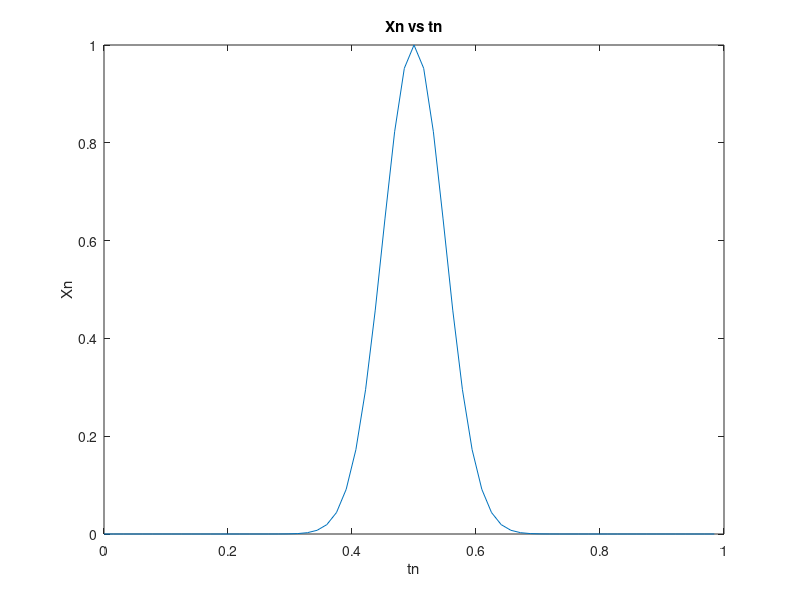
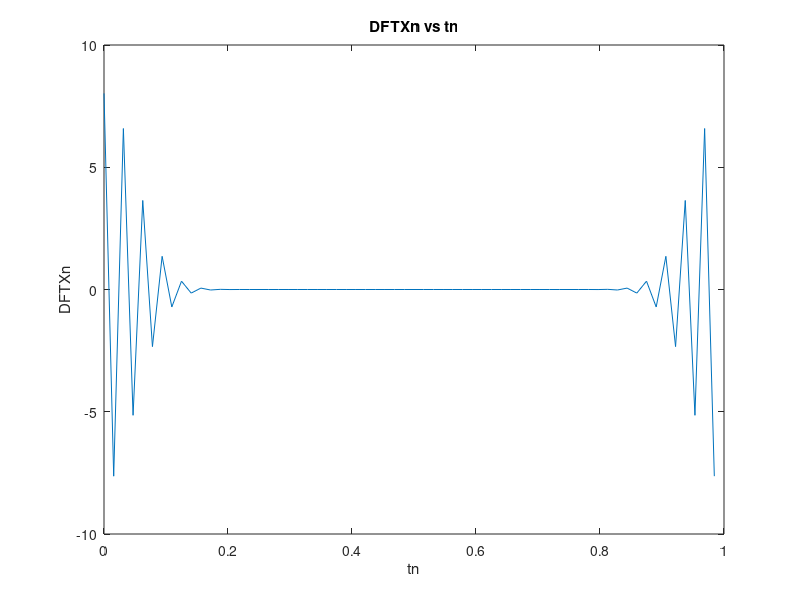
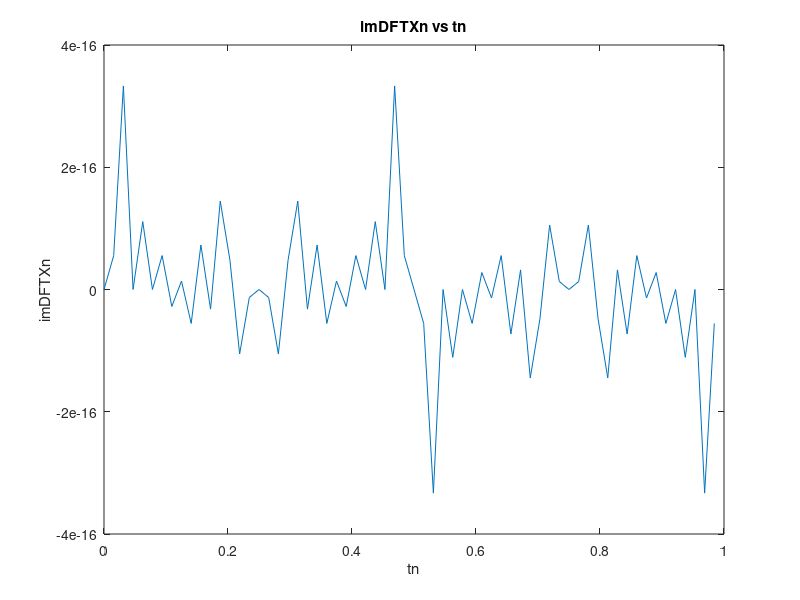
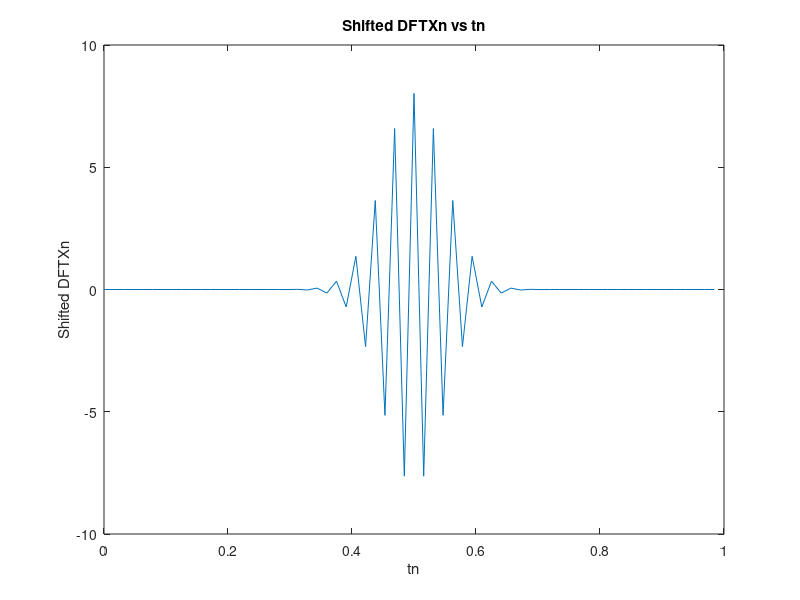

Reproduce these figures in MATLAB, in order.
%% AMAT 415 Assignment 3 
% Safian Omar Qureshi
% ID 10086638

%% Question 3(a)

N = 64;
a = 200;
n = linspace(0,63,64);
tn = n/N;
Xn = exp((-a)*(tn - 0.5).^2);


figure;
plot(tn,Xn);
xlabel('tn')
ylabel('Xn')
title('Xn vs tn')

%%
DFTXn = fft(Xn);
imDFTXn = imag(DFTXn);

figure;
plot(tn,DFTXn);
xlabel('tn')
ylabel('DFTXn')
title('DFTXn vs tn')

figure;
plot(tn,imDFTXn);
xlabel('tn')
ylabel('imDFTXn')
title('imDFTXn vs tn')

%% Question 3(b)

shiftDFTXn = fftshift(DFTXn);
shiftimDFTXn = fftshift(imDFTXn);

figure;
plot(tn,shiftDFTXn);
xlabel('tn')
ylabel('Shifted DFTXn')
title('Shifted DFTXn vs tn')

figure;
plot(tn,shiftimDFTXn);
xlabel('tn');
ylabel('Shifted imDFTXn');
title('Shifted imDFTXn vs tn');

%% Question 3(c)

DubXn = exp((-2*a)*(tn - 0.5).^2);
HafXn = exp((-0.5*a)*(tn - 0.5).^2);

figure;
plot(tn,DubXn);
xlabel('tn')
ylabel('Double a Xn')
title('Double a Xn vs tn')

figure;
plot(tn,HafXn);
xlabel('tn')
ylabel('Half a Xn')
title('Half a Xn vs tn')
%%

DFTDubXn = fft(DubXn);
DFTHafXn = fft(HafXn);
IMG_DFTDubXn = imag(DFTDubXn);
IMG_DFTHafXn = imag(DFTHafXn);

shiftDFTDubXn = fftshift(DFTDubXn);
shiftDFTHafXn = fftshift(DFTHafXn);
IMG_shift_DFTDubXn = fftshift(IMG_DFTDubXn);
IMG_shift_DFTHafXn = fftshift(IMG_DFTHafXn);

figure;
plot(tn, shiftDFTDubXn);
xlabel('tn')
ylabel('Shifted Double a DFTXn')
title('Shifted Double a DFTXn vs tn')

figure;
plot(tn, shiftDFTHafXn);
xlabel('tn')
ylabel('Shifted Half a DFTXn')
title('Shifted Half a DFTXn vs tn')

figure;
plot(tn, IMG_shift_DFTDubXn);
xlabel('tn')
ylabel('Imaginary Shifted Double a DFTXn')
title('Imaginary Shifted Double a DFTXn vs tn')

figure;
plot(tn, IMG_shift_DFTHafXn);
xlabel('tn')
ylabel('Imaginary Shifted Half a DFTXn')
title('Imaginary Shifted Half a DFTXn vs tn')
%% Question 3(d)

alternating_row = (-1).^[0:63];
alternatingDFTXn = (alternating_row).*(DFTXn);
inv_alternatingDFTXn = ifft(alternatingDFTXn);


figure;
plot(tn, inv_alternatingDFTXn);
xlabel('tn')
ylabel('Inverse DFT of Xn multiplied by [1,-1,...')
title('Inverse DFT of Xn multiplied by [1,-1,...] vs tn')
 
